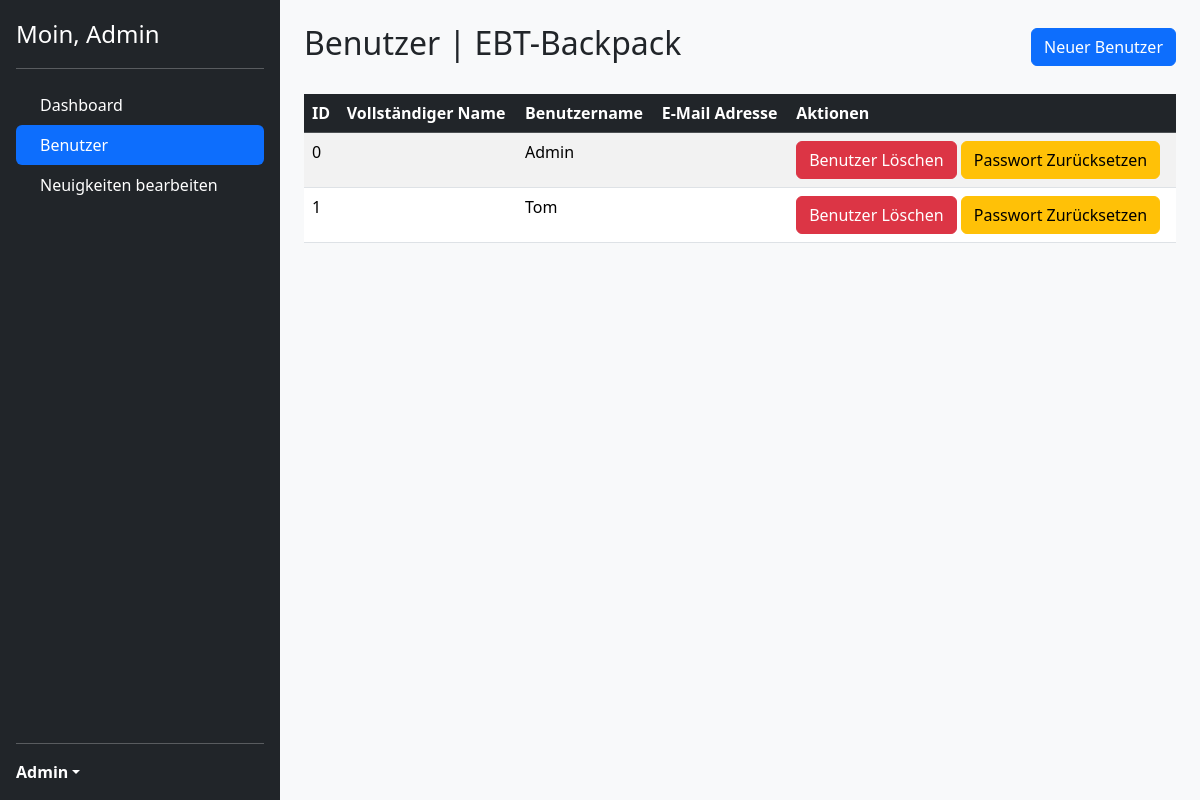
Before: /admin/users (signed in) with the older database file.
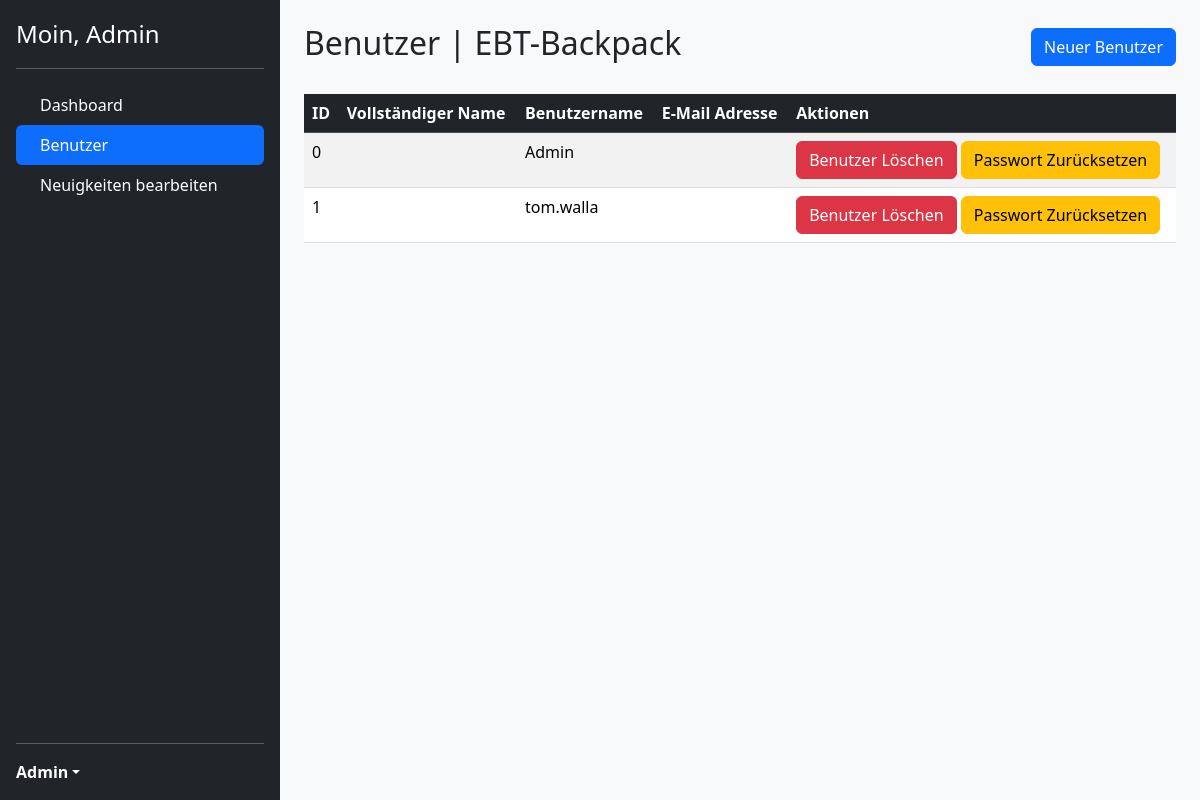
After: the same page with the newer database file.
### app.py (models this page shows)
class Admin_User(db.Model, UserMixin):
    __tablename__ = "Admin_Users"
    id = db.Column(db.Integer, primary_key=True)
    username = db.Column(db.String, unique=True, nullable=False)
    password = db.Column(db.String, nullable=False)

### app.py (the view)
@app.route('/admin/users')
@login_required
def users():
    username = current_user.username
    users = Admin_User.query.all()
    return render_template("manage-users.html", title="Benutzer | EBT-Backpack", users = users, username = username)

### app.py (called while the page is built)
@login_manager.user_loader
def load_user(user_id):
    return Admin_User.query.filter_by(id=user_id).first()

### app/templates/manage-users.html (shortened to what this page needs)
{% block content %}
<head>
  {{ bootstrap.load_css() }}
</head>
<body class="bg-light">
    <main class="d-flex">
        <div class="d-flex flex-column flex-shrink-0 p-3 text-white bg-dark" style="width: 280px; height: 100vh;">
            <a href="/" class="d-flex align-items-center mb-3 mb-md-0 me-md-auto text-white text-decoration-none">
                <span class="fs-4">Moin, {{username}}</span>
            </a>
            <hr>
            <ul class="nav nav-pills flex-column mb-auto">
                <li class="nav-item">
                    <a href="{{url_for('main.admin_dashboard')}}" class="nav-link text-white" aria-current="page">
                         Dashboard
                    </a>
                </li>
                <li>
                    <a href="{{url_for('main.users')}}" class="nav-link active">
                         Benutzer
                    </a>
                </li>
                <li>
                    <a href="{{url_for('main.manage_news')}}" class="nav-link text-white">
                         Neuigkeiten bearbeiten
                    </a>
                </li>
            </ul>
            <hr>
            <div class="dropdown">
                <a href="{{url_for('main.admin_dashboard')}}" class="d-flex align-items-center text-white text-decoration-none dropdown-toggle" id="dropdownUser1" data-bs-toggle="dropdown" aria-expanded="false">
                    <strong>{{username}}</strong>
                </a>
            </div>
        </div>
        <div class="flex-grow-1 p-4">
            <div class="d-flex justify-content-between align-items-center mb-4">
                <h2>{{title}}</h2>
                <a class="btn btn-primary" href="{{url_for('main.new_user')}}" role="button">Neuer Benutzer</a>
            </div>
            <div class="table-responsive">
                <table class="table table-striped table-hover">
                    <thead class="table-dark">
                        <tr>
                            <th scope="col">ID</th>
                            <th scope="col">Vollständiger Name</th>
                            <th scope="col">Benutzername</th>
                            <th scope="col">E-Mail Adresse</th>
                            <th scope="col">Aktionen</th>
                        </tr>
                    </thead>
                    <tbody>
                        {% for user in users %}
                        <tr>
                            <td>{{ user.id }}</td>
                            <td>{{ user.name }}</td>
                            <td>{{ user.username }}</td>
                            <td>{{ user.e_mail }}</td>
                            <td>
                                    <a class="btn btn-danger" href="{{url_for('main.check_user', user_id = user.id)}}" role="button">Benutzer Löschen</a>
                                    <a class="btn btn-warning" href="{{url_for('main.reset_password', user_id = user.id)}}" role="button">Passwort Zurücksetzen</a>
                            </td>
                        </tr>
                        {% endfor %}
                    </tbody>
                </table>
            </div>
        </div>
    </main>
</body>
{% endblock content %}

Changed rows visible on the page:
changed Admin_User id 1: username "Tom" → "tom.walla"
